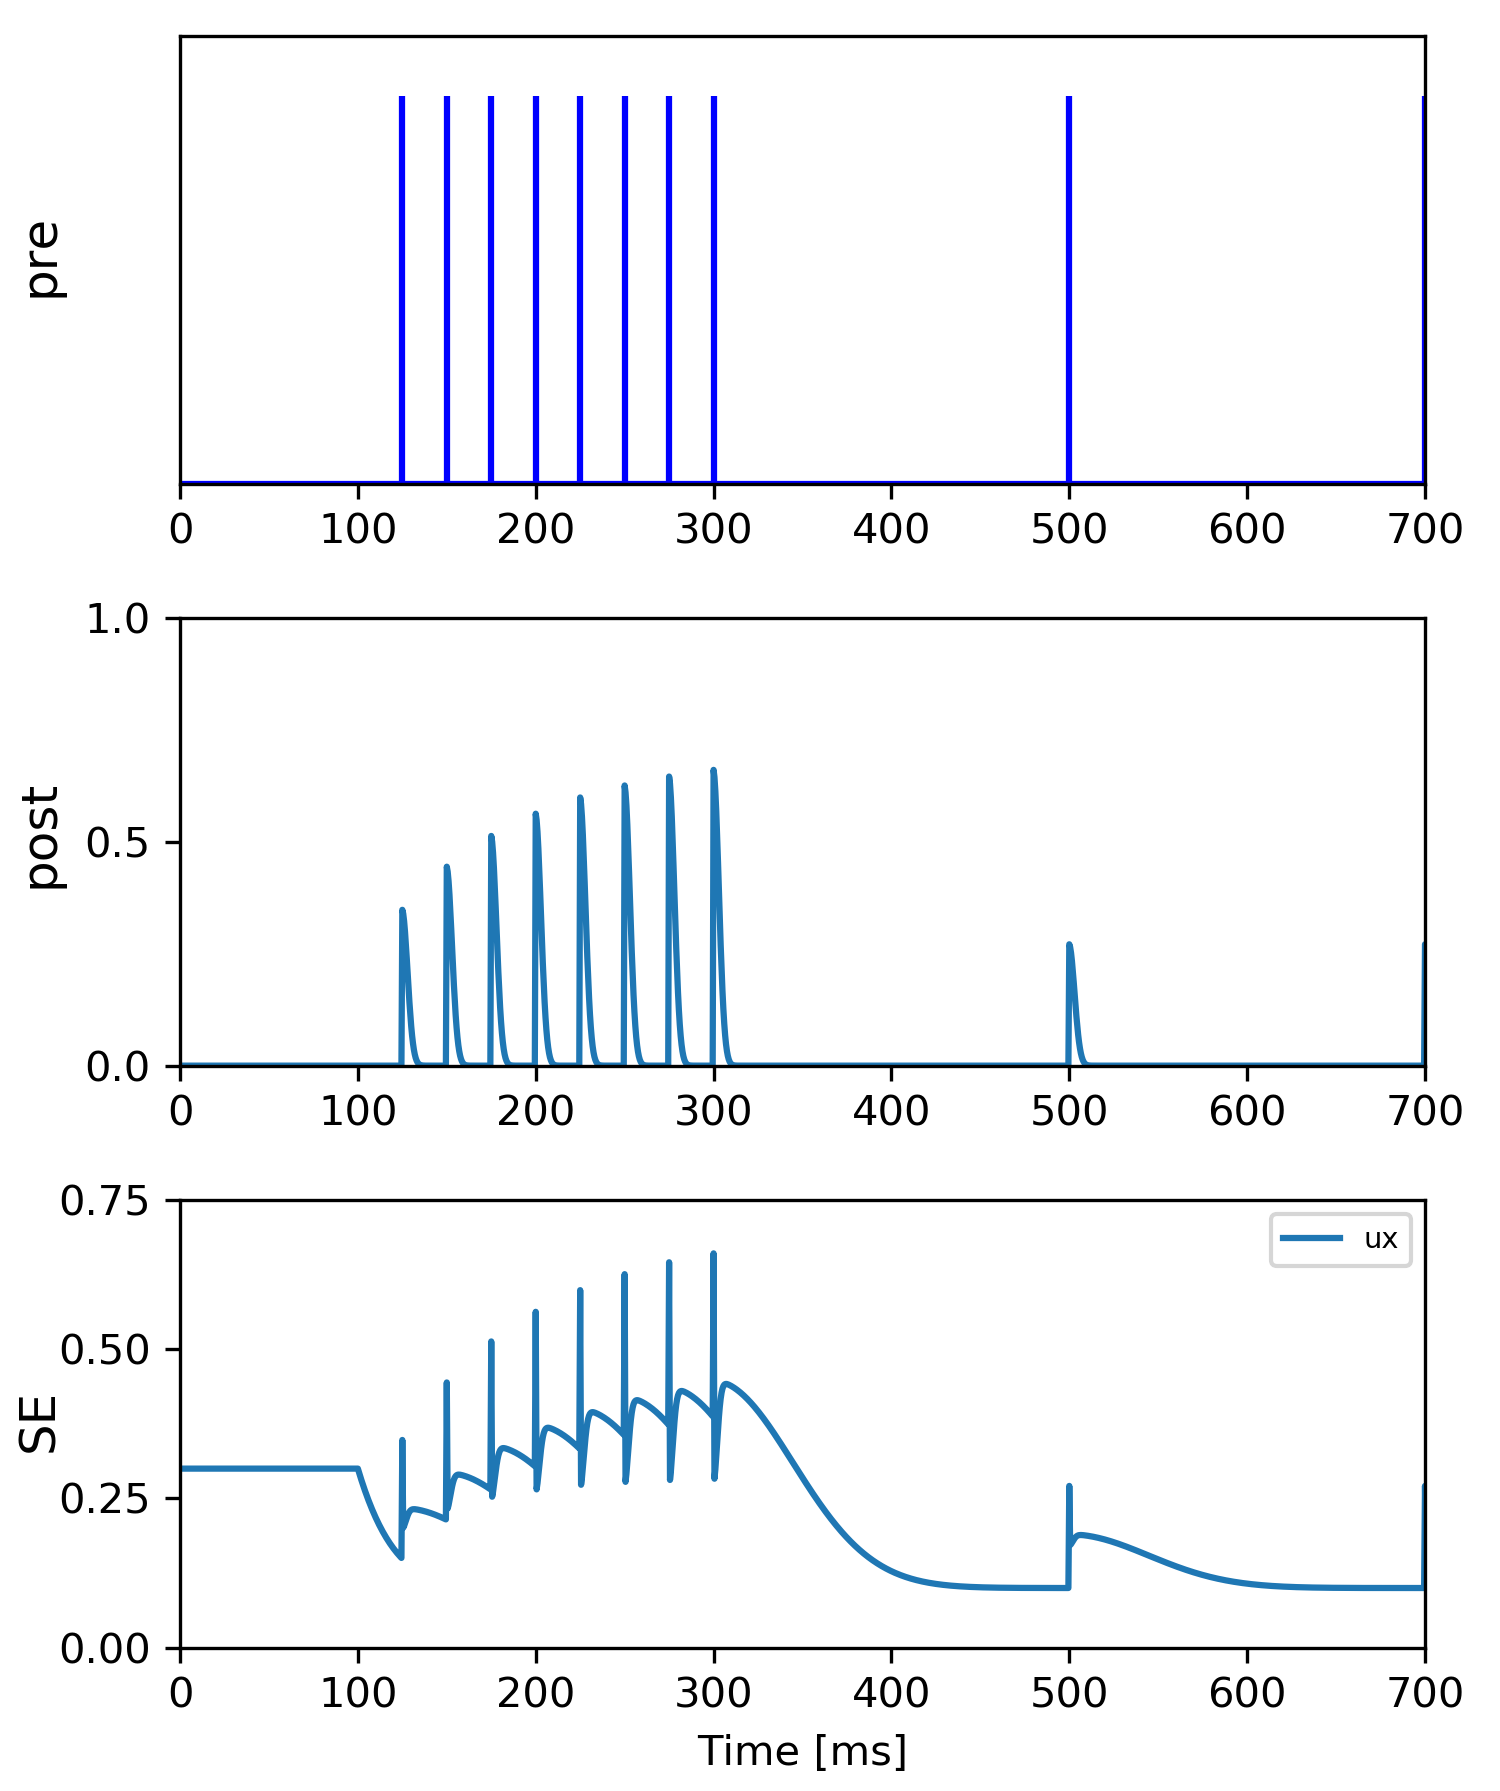

Write Python code to recreate this figure.
# -*- coding: utf-8 -*-
"""
Created on Mon Oct  4 22:08:46 2021

@author: ZXJ
"""
from __future__ import division 
import numpy as np
import matplotlib.pyplot as plt


Ncells = 1
dt =  0.5#ms
#taud = 750 #ms
#tauf = 50 #ms
tuas = 20
U = 0.1
Simu_Time = 1000
taud = 10 #ms
tauf = 4000 #ms
#U =0.6



minvtaud = -1. /taud
minvtauf = -1. /tauf
mintauI = -1. /tuas

Nsteps = int(Simu_Time/dt)

lastSpike = np.zeros(Ncells)   # tmes of last spikes
interval = np.zeros(Ncells)
 # Arrays for recording
dtype=np.float32
record_x = np.zeros((Ncells,Nsteps), dtype=dtype)
record_u = np.zeros((Ncells,Nsteps), dtype=dtype)
record_ux = np.zeros((Ncells,Nsteps), dtype=dtype)
record_Isyn = np.zeros((Ncells,Nsteps), dtype=dtype)
record_tVec = np.zeros((Nsteps), dtype=dtype)



# initial conditions for ux, x,u
# begin main simulation loop
ux = np.zeros(Ncells)
x =np.ones(Ncells)
SynI = 0.0*np.ones(Ncells)
u = 0.3*np.ones(Ncells)
tmp = np.zeros(Ncells)
spiketimes = []
for ti in range(Nsteps):
    t = ti *dt
    for ci in range (Ncells): #  loop over neurons
        if t <=100:
            x[ci] = 1
            u[ci] =0.3
            ux[ci] = 0.3
        else:
            interval[ci] = t -lastSpike[ci]
            u[ci] = U + (u[ci] -U) *np.exp(interval[ci]*minvtauf)
            tmp[ci] = 1.0-u[ci]
            x[ci] = 1.0 + (x[ci]-1)*np.exp(interval[ci] * minvtaud)
            ux[ci] = u[ci] * x [ci]
            SynI[ci] = SynI[ci] * np.exp(interval[ci] * mintauI)

        if 100<t <= 300 and t% 25==0 :
            x[ci] *=tmp[ci]
            u[ci] +=U*tmp[ci]
            ux[ci] += u[ci] * x [ci]
            SynI[ci] = SynI[ci] + ux[ci]
            lastSpike[ci] = t
            spiketimes.append(t)
            
        if 300<t and t% 200==100 :
            x[ci] *=tmp[ci]
            u[ci] +=U*tmp[ci]
            ux[ci] += u[ci] * x [ci]
            SynI[ci] = SynI[ci] + ux[ci]
            lastSpike[ci] = t
            spiketimes.append(t)

        record_x[ci,ti] = x[ci]
        record_u[ci,ti] = u[ci]
        record_ux[ci,ti] = ux[ci]
        record_Isyn[ci,ti] = SynI[ci]
    
    record_tVec[ti] = t
    

x1 = np.linspace(1,5000,1000)
y1 = np.zeros(len(x1))
y1[:] = 0.5


fig=plt.figure(1,figsize=(5,6))
plt.clf()

plt.subplot(311)
for ith, trial in enumerate(np.array(spiketimes)):
    fig = plt.vlines(trial, .5, 1.8,color='blue')
plt.ylim([0.5,2.])
fig.axes.get_yaxis().set_visible(False)
plt.plot(x1,y1,color='blue')
plt.xlim([0,700])
plt.figtext(0.01,0.84, 'pre',fontsize = 'large',rotation = '90')


plt.subplot(312)
plt.plot(record_tVec,record_Isyn[0,:],label='Isyn')
plt.xlim([0,700])
plt.ylim([0,1])
plt.figtext(0.01,0.51, 'post',fontsize = 'large',rotation = '90')
plt.yticks([0,0.5,1])



plt.subplot(313)
plt.plot(record_tVec,record_ux[0,:],label='ux')
plt.xlim([0,700])
plt.figtext(0.01,0.195, 'SE',fontsize = 'large',rotation = '90')
plt.legend(fontsize='x-small')
plt.ylim([0,0.7])
plt.xlabel('Time [ms]')
plt.yticks([0,0.25,0.5,0.75])



plt.subplots_adjust(left = 0.12,bottom=0.08, right=0.95, top=0.98, wspace=0.3, hspace=0.3)

plt.savefig('short-term plasticty_faci.png',dpi = 300)
# plt.savefig('short_term_plasticty_faci.pdf',dpi = 300)

